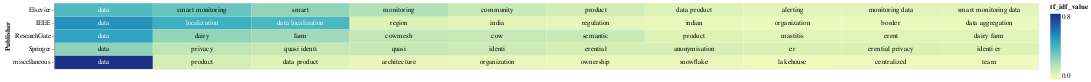

Notebook code for this chart:
### Code cell
# Select the top terms for each PDF
top_terms_df_publisher = result_df_tfidf_publisher.groupby('Publisher').head(10)

# Add a small random value to 'idf_value' for better visualization
top_terms_df_publisher['tf_idf_value'] = top_terms_df_publisher['tf_idf_value'] + np.random.rand(top_terms_df_publisher.shape[0]) * 0.0001

# Create a base chart
base = alt.Chart(top_terms_df_publisher).encode(
    x=alt.X('rank:O', axis=None),  # Use rank for x-axis
    y='Publisher:N',
    color=alt.Color('tf_idf_value:Q', scale=alt.Scale(scheme='viridis')),
    text='top_word:N'  # Corrected column name to 'topic_word'
).transform_window(
    rank="rank()",
    sort=[alt.SortField("tf_idf_value", order="descending")],
    groupby=["Publisher"]
)

# Create a heatmap
heatmap = base.mark_rect().encode(
    color='tf_idf_value:Q',
)

# Create text labels with conditional color
text = base.mark_text(baseline='middle').encode(
    text='top_word:N',
    color=alt.condition(alt.datum.tf_idf_value >= 0.4, alt.value('white'), alt.value('black'))
)

# Display the heatmap and text labels
chart_publisher = (heatmap + text).properties(width=1500)
chart_publisher

### Figure 1 — Vega-Lite specification as saved in the notebook (floating-point values rounded to 4 significant figures)
{"config": {"view": {"continuousWidth": 300, "continuousHeight": 300}}, "layer": [{"mark": {"type": "rect"}, "encoding": {"color": {"field": "tf_idf_value", "type": "quantitative"}, "text": {"field": "top_word", "type": "nominal"}, "x": {"axis": null, "field": "rank", "type": "ordinal"}, "y": {"field": "Publisher", "type": "nominal"}}, "transform": [{"window": [{"op": "rank", "field": "", "as": "rank"}], "groupby": ["Publisher"], "sort": [{"field": "tf_idf_value", "order": "descending"}]}]}, {"mark": {"type": "text", "baseline": "middle"}, "encoding": {"color": {"condition": {"test": "(datum.tf_idf_value >= 0.4)", "value": "white"}, "value": "black"}, "text": {"field": "top_word", "type": "nominal"}, "x": {"axis": null, "field": "rank", "type": "ordinal"}, "y": {"field": "Publisher", "type": "nominal"}}, "transform": [{"window": [{"op": "rank", "field": "", "as": "rank"}], "groupby": ["Publisher"], "sort": [{"field": "tf_idf_value", "order": "descending"}]}]}], "data": {"name": "data-cf5fec881c272f0cc795aa798c78189d"}, "width": 1500, "$schema": "https://vega.github.io/schema/vega-lite/v5.15.1.json", "datasets": {"data-cf5fec881c272f0cc795aa798c78189d": [{"Publisher": "IEEE", "top_word": "data", "tf_idf_value": 0.5433}, {"Publisher": "IEEE", "top_word": "localization", "tf_idf_value": 0.4452}, {"Publisher": "IEEE", "top_word": "data localization", "tf_idf_value": 0.4164}, {"Publisher": "IEEE", "top_word": "region", "tf_idf_value": 0.108}, {"Publisher": "IEEE", "top_word": "india", "tf_idf_value": 0.08685}, {"Publisher": "IEEE", "top_word": "regulation", "tf_idf_value": 0.07638}, {"Publisher": "IEEE", "top_word": "indian", "tf_idf_value": 0.05439}, {"Publisher": "IEEE", "top_word": "organization", "tf_idf_value": 0.05147}, {"Publisher": "IEEE", "top_word": "border", "tf_idf_value": 0.05142}, {"Publisher": "IEEE", "top_word": "data aggregation", "tf_idf_value": 0.05006}, {"Publisher": "Springer", "top_word": "data", "tf_idf_value": 0.2816}, {"Publisher": "Springer", "top_word": "privacy", "tf_idf_value": 0.1867}, {"Publisher": "Springer", "top_word": "quasi", "tf_idf_value": 0.1752}, {"Publisher": "Springer", "top_word": "quasi identi", "tf_idf_value": 0.1752}, {"Publisher": "Springer", "top_word": "identi", "tf_idf_value": 0.1573}, {"Publisher": "Springer", "top_word": "erential", "tf_idf_value": 0.1362}, {"Publisher": "Springer", "top_word": "anonymisation", "tf_idf_value": 0.1309}, {"Publisher": "Springer", "top_word": "er", "tf_idf_value": 0.1183}, {"Publisher": "Springer", "top_word": "erential privacy", "tf_idf_value": 0.1176}, {"Publisher": "Springer", "top_word": "identi er", "tf_idf_value": 0.1098}, {"Publisher": "ResearchGate", "top_word": "data", "tf_idf_value": 0.4868}, {"Publisher": "ResearchGate", "top_word": "dairy", "tf_idf_value": 0.2744}, {"Publisher": "ResearchGate", "top_word": "farm", "tf_idf_value": 0.2478}, {"Publisher": "ResearchGate", "top_word": "cowmesh", "tf_idf_value": 0.1771}, {"Publisher": "ResearchGate", "top_word": "cow", "tf_idf_value": 0.174}, {"Publisher": "ResearchGate", "top_word": "semantic", "tf_idf_value": 0.1619}, {"Publisher": "ResearchGate", "top_word": "product", "tf_idf_value": 0.1106}, {"Publisher": "ResearchGate", "top_word": "mastitis", "tf_idf_value": 0.095}, {"Publisher": "ResearchGate", "top_word": "erent", "tf_idf_value": 0.09455}, {"Publisher": "ResearchGate", "top_word": "dairy farm", "tf_idf_value": 0.09268}, {"Publisher": "Elsevier", "top_word": "data", "tf_idf_value": 0.4022}, {"Publisher": "Elsevier", "top_word": "smart monitoring", "tf_idf_value": 0.3515}, {"Publisher": "Elsevier", "top_word": "smart", "tf_idf_value": 0.2763}, {"Publisher": "Elsevier", "top_word": "monitoring", "tf_idf_value": 0.2148}, {"Publisher": "Elsevier", "top_word": "community", "tf_idf_value": 0.1614}, {"Publisher": "Elsevier", "top_word": "product", "tf_idf_value": 0.1408}, {"Publisher": "Elsevier", "top_word": "data product", "tf_idf_value": 0.1101}, {"Publisher": "Elsevier", "top_word": "alerting", "tf_idf_value": 0.09432}, {"Publisher": "Elsevier", "top_word": "monitoring data", "tf_idf_value": 0.09426}, {"Publisher": "Elsevier", "top_word": "smart monitoring data", "tf_idf_value": 0.08542}, {"Publisher": "miscellaneous", "top_word": "data", "tf_idf_value": 0.8159}, {"Publisher": "miscellaneous", "top_word": "product", "tf_idf_value": 0.1357}, {"Publisher": "miscellaneous", "top_word": "data product", "tf_idf_value": 0.1005}, {"Publisher": "miscellaneous", "top_word": "architecture", "tf_idf_value": 0.06763}, {"Publisher": "miscellaneous", "top_word": "organization", "tf_idf_value": 0.06357}, {"Publisher": "miscellaneous", "top_word": "ownership", "tf_idf_value": 0.05608}, {"Publisher": "miscellaneous", "top_word": "snowflake", "tf_idf_value": 0.05481}, {"Publisher": "miscellaneous", "top_word": "lakehouse", "tf_idf_value": 0.04482}, {"Publisher": "miscellaneous", "top_word": "centralized", "tf_idf_value": 0.04068}, {"Publisher": "miscellaneous", "top_word": "team", "tf_idf_value": 0.03997}]}}
